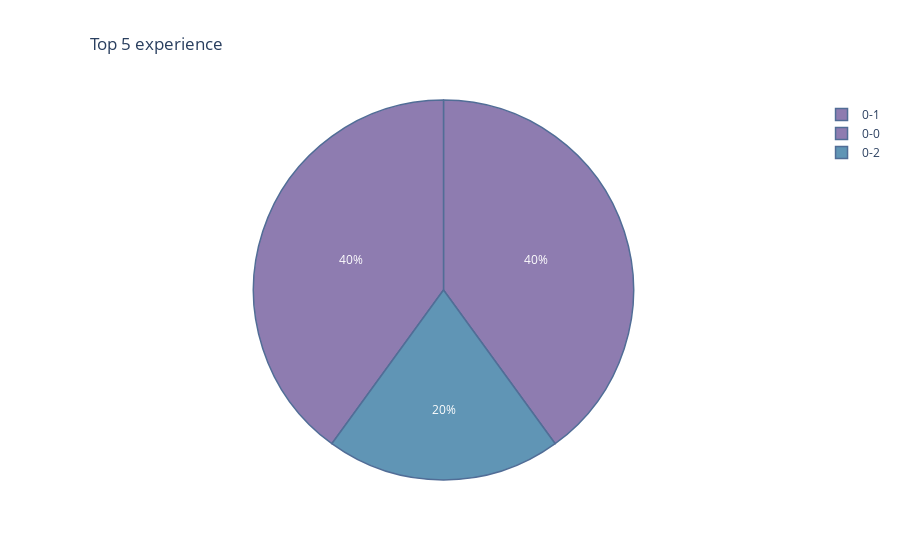

Write notebook code for a chart like this one.
### Code cell
role = df['experience'].value_counts().nlargest(n=5)
fig = px.pie(role, 
       values = role.values, 
       names = role.index, 
       title="Top 5 experience", 
       color=role.values,
       color_discrete_sequence=px.colors.qualitative.Prism)
fig.update_traces(opacity=0.7,
                  marker_line_color='rgb(8,48,107)',
                  marker_line_width=1.5)
fig.update_layout(title_x=0.1)
fig.show()

### Figure 1 — Plotly figure (JSON) as saved in the notebook; plotly's stock layout.template omitted (floating-point values rounded to 4 significant figures)
{"data": [{"customdata": [[800], [800], [400]], "domain": {"x": [0, 1], "y": [0, 1]}, "hovertemplate": "index=%{label}<br>value=%{value}<br>color=%{customdata[0]}<extra></extra>", "labels": [["0-1 "], ["0-0 "], ["0-2 "]], "legendgroup": "", "marker": {"colors": ["rgb(95, 70, 144)", "rgb(95, 70, 144)", "rgb(29, 105, 150)"], "line": {"color": "rgb(8,48,107)", "width": 1.5}}, "name": "", "opacity": 0.7, "showlegend": true, "type": "pie", "values": [800, 800, 400]}], "layout": {"legend": {"tracegroupgap": 0}, "piecolorway": ["rgb(95, 70, 144)", "rgb(29, 105, 150)", "rgb(56, 166, 165)", "rgb(15, 133, 84)", "rgb(115, 175, 72)", "rgb(237, 173, 8)", "rgb(225, 124, 5)", "rgb(204, 80, 62)", "rgb(148, 52, 110)", "rgb(111, 64, 112)", "rgb(102, 102, 102)"], "title": {"text": "Top 5 experience", "x": 0.1}}}
